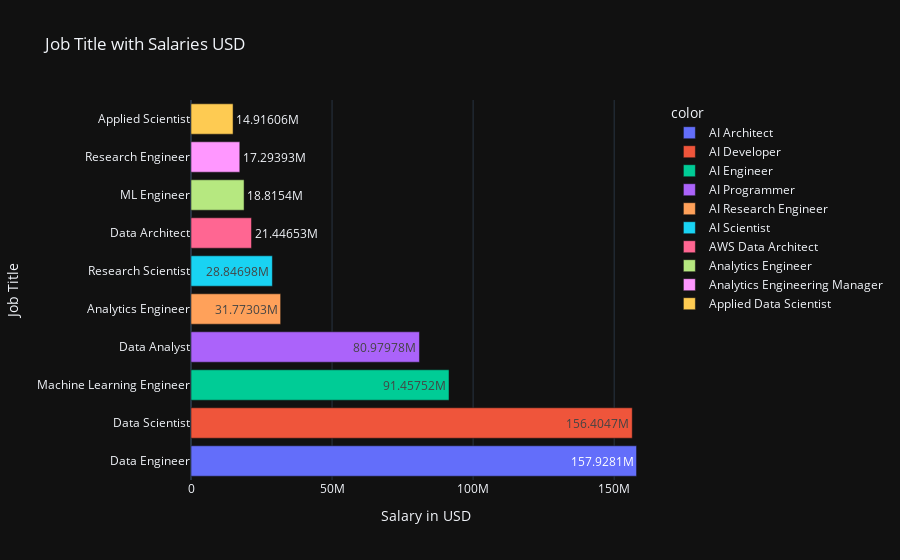

This figure's notebook cell:
### Code cell
iplot(px.bar(df_job_title_USD.sort_values(ascending=False)[:10],
             orientation='h',
             labels={'value':'Salary in USD','job_title':'Job Title'},
             title='Job Title with Salaries USD',
             template='plotly_dark',
             color=df_job_title_USD.index[:10],
             text_auto=True
))

### Figure 1 — Plotly figure (JSON) as saved in the notebook; plotly's stock layout.template omitted (floating-point values rounded to 4 significant figures)
{"data": [{"alignmentgroup": "True", "hovertemplate": "color=AI Architect<br>Salary in USD=%{x}<br>Job Title=%{y}<extra></extra>", "legendgroup": "AI Architect", "marker": {"color": "#636efa", "pattern": {"shape": ""}}, "name": "AI Architect", "offsetgroup": "AI Architect", "orientation": "h", "showlegend": true, "textposition": "auto", "texttemplate": "%{x}", "type": "bar", "x": [157928139], "xaxis": "x", "y": ["Data Engineer"], "yaxis": "y"}, {"alignmentgroup": "True", "hovertemplate": "color=AI Developer<br>Salary in USD=%{x}<br>Job Title=%{y}<extra></extra>", "legendgroup": "AI Developer", "marker": {"color": "#EF553B", "pattern": {"shape": ""}}, "name": "AI Developer", "offsetgroup": "AI Developer", "orientation": "h", "showlegend": true, "textposition": "auto", "texttemplate": "%{x}", "type": "bar", "x": [156404671], "xaxis": "x", "y": ["Data Scientist"], "yaxis": "y"}, {"alignmentgroup": "True", "hovertemplate": "color=AI Engineer<br>Salary in USD=%{x}<br>Job Title=%{y}<extra></extra>", "legendgroup": "AI Engineer", "marker": {"color": "#00cc96", "pattern": {"shape": ""}}, "name": "AI Engineer", "offsetgroup": "AI Engineer", "orientation": "h", "showlegend": true, "textposition": "auto", "texttemplate": "%{x}", "type": "bar", "x": [91457519], "xaxis": "x", "y": ["Machine Learning Engineer"], "yaxis": "y"}, {"alignmentgroup": "True", "hovertemplate": "color=AI Programmer<br>Salary in USD=%{x}<br>Job Title=%{y}<extra></extra>", "legendgroup": "AI Programmer", "marker": {"color": "#ab63fa", "pattern": {"shape": ""}}, "name": "AI Programmer", "offsetgroup": "AI Programmer", "orientation": "h", "showlegend": true, "textposition": "auto", "texttemplate": "%{x}", "type": "bar", "x": [80979778], "xaxis": "x", "y": ["Data Analyst"], "yaxis": "y"}, {"alignmentgroup": "True", "hovertemplate": "color=AI Research Engineer<br>Salary in USD=%{x}<br>Job Title=%{y}<extra></extra>", "legendgroup": "AI Research Engineer", "marker": {"color": "#FFA15A", "pattern": {"shape": ""}}, "name": "AI Research Engineer", "offsetgroup": "AI Research Engineer", "orientation": "h", "showlegend": true, "textposition": "auto", "texttemplate": "%{x}", "type": "bar", "x": [31773034], "xaxis": "x", "y": ["Analytics Engineer"], "yaxis": "y"}, {"alignmentgroup": "True", "hovertemplate": "color=AI Scientist<br>Salary in USD=%{x}<br>Job Title=%{y}<extra></extra>", "legendgroup": "AI Scientist", "marker": {"color": "#19d3f3", "pattern": {"shape": ""}}, "name": "AI Scientist", "offsetgroup": "AI Scientist", "orientation": "h", "showlegend": true, "textposition": "auto", "texttemplate": "%{x}", "type": "bar", "x": [28846982], "xaxis": "x", "y": ["Research Scientist"], "yaxis": "y"}, {"alignmentgroup": "True", "hovertemplate": "color=AWS Data Architect<br>Salary in USD=%{x}<br>Job Title=%{y}<extra></extra>", "legendgroup": "AWS Data Architect", "marker": {"color": "#FF6692", "pattern": {"shape": ""}}, "name": "AWS Data Architect", "offsetgroup": "AWS Data Architect", "orientation": "h", "showlegend": true, "textposition": "auto", "texttemplate": "%{x}", "type": "bar", "x": [21446529], "xaxis": "x", "y": ["Data Architect"], "yaxis": "y"}, {"alignmentgroup": "True", "hovertemplate": "color=Analytics Engineer<br>Salary in USD=%{x}<br>Job Title=%{y}<extra></extra>", "legendgroup": "Analytics Engineer", "marker": {"color": "#B6E880", "pattern": {"shape": ""}}, "name": "Analytics Engineer", "offsetgroup": "Analytics Engineer", "orientation": "h", "showlegend": true, "textposition": "auto", "texttemplate": "%{x}", "type": "bar", "x": [18815403], "xaxis": "x", "y": ["ML Engineer"], "yaxis": "y"}, {"alignmentgroup": "True", "hovertemplate": "color=Analytics Engineering Manager<br>Salary in USD=%{x}<br>Job Title=%{y}<extra></extra>", "legendgroup": "Analytics Engineering Manager", "marker": {"color": "#FF97FF", "pattern": {"shape": ""}}, "name": "Analytics Engineering Manager", "offsetgroup": "Analytics Engineering Manager", "orientation": "h", "showlegend": true, "textposition": "auto", "texttemplate": "%{x}", "type": "bar", "x": [17293934], "xaxis": "x", "y": ["Research Engineer"], "yaxis": "y"}, {"alignmentgroup": "True", "hovertemplate": "color=Applied Data Scientist<br>Salary in USD=%{x}<br>Job Title=%{y}<extra></extra>", "legendgroup": "Applied Data Scientist", "marker": {"color": "#FECB52", "pattern": {"shape": ""}}, "name": "Applied Data Scientist", "offsetgroup": "Applied Data Scientist", "orientation": "h", "showlegend": true, "textposition": "auto", "texttemplate": "%{x}", "type": "bar", "x": [14916057], "xaxis": "x", "y": ["Applied Scientist"], "yaxis": "y"}], "layout": {"barmode": "relative", "legend": {"title": {"text": "color"}, "tracegroupgap": 0}, "title": {"text": "Job Title with Salaries USD"}, "xaxis": {"anchor": "y", "domain": [0, 1], "title": {"text": "Salary in USD"}}, "yaxis": {"anchor": "x", "domain": [0, 1], "title": {"text": "Job Title"}}}}
